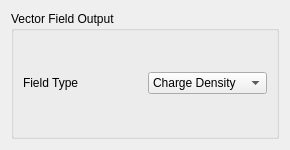
<?xml version="1.0" encoding="UTF-8"?>
<ui version="4.0">
 <class>VectorMeshReaderDialog</class>
 <widget class="QDialog" name="VectorMeshReaderDialog">
  <property name="geometry">
   <rect>
    <x>0</x>
    <y>0</y>
    <width>290</width>
    <height>150</height>
   </rect>
  </property>
  <property name="minimumSize">
   <size>
    <width>290</width>
    <height>150</height>
   </size>
  </property>
  <property name="windowTitle">
   <string>Dialog</string>
  </property>
  <layout class="QGridLayout" name="gridLayout">
   <item row="0" column="0">
    <widget class="QGroupBox" name="groupBox_2">
     <property name="title">
      <string>Vector Field Output</string>
     </property>
     <layout class="QGridLayout" name="gridLayout_2">
      <item row="0" column="1">
       <widget class="QComboBox" name="vectorFieldType_">
        <item>
         <property name="text">
          <string>Charge Density</string>
         </property>
        </item>
        <item>
         <property name="text">
          <string>Energy Density</string>
         </property>
        </item>
        <item>
         <property name="text">
          <string>Momentum</string>
         </property>
        </item>
        <item>
         <property name="text">
          <string>None</string>
         </property>
        </item>
       </widget>
      </item>
      <item row="0" column="0">
       <widget class="QLabel" name="label_3">
        <property name="text">
         <string>Field Type</string>
        </property>
       </widget>
      </item>
     </layout>
    </widget>
   </item>
  </layout>
 </widget>
 <resources/>
 <connections/>
</ui>
